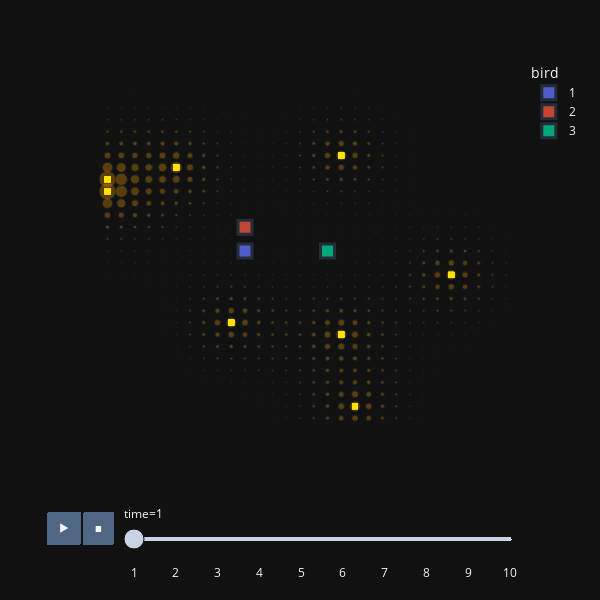

The notebook cell this image was saved under:
### Code cell
ft.animate_birds(hungry_sim, plot_rewards=True, width = 600,
                  height = 600, point_size = 10,plot_traces=True)

### Figure 1 — Plotly figure (JSON) as saved in the notebook; plotly's stock layout.template omitted (floating-point values rounded to 4 significant figures; data arrays with more than 128 entries replaced by an {"elided": "..."} marker saying what was removed)
{"data": [{"hovertemplate": "bird=1<br>time=1<br>x=%{x}<br>y=%{y}<extra></extra>", "legendgroup": "1", "marker": {"color": "#636efa", "line": {"width": 3}, "opacity": 0.8, "size": 14, "symbol": "square"}, "mode": "markers", "name": "1", "orientation": "v", "showlegend": true, "type": "scatter", "x": [11], "xaxis": "x", "y": [15], "yaxis": "y"}, {"hovertemplate": "bird=2<br>time=1<br>x=%{x}<br>y=%{y}<extra></extra>", "legendgroup": "2", "marker": {"color": "#EF553B", "line": {"width": 3}, "opacity": 0.8, "size": 14, "symbol": "square"}, "mode": "markers", "name": "2", "orientation": "v", "showlegend": true, "type": "scatter", "x": [11], "xaxis": "x", "y": [17], "yaxis": "y"}, {"hovertemplate": "bird=3<br>time=1<br>x=%{x}<br>y=%{y}<extra></extra>", "legendgroup": "3", "marker": {"color": "#00cc96", "line": {"width": 3}, "opacity": 0.8, "size": 14, "symbol": "square"}, "mode": "markers", "name": "3", "orientation": "v", "showlegend": true, "type": "scatter", "x": [17], "xaxis": "x", "y": [15], "yaxis": "y"}, {"hovertemplate": "bird=reward<br>time=1<br>x=%{x}<br>y=%{y}<extra></extra>", "legendgroup": "reward", "marker": {"color": "yellow", "symbol": "square"}, "mode": "markers", "name": "reward", "orientation": "v", "showlegend": false, "type": "scatter", "x": [1, 6, 18, 18, 19, 26, 10, 1, 1, 6, 18, 18, 19, 26, 10, 1, 1, 6, 18, 18, 19, 26, 10, 1, 1, 6, 18, 18, 19, 26, 10, 1, 1, 6, 18, 18, 19, 26, 10, 1, 1, 6, 18, 18, 19, 26, 10, 1, 1, 6, 18, 18, 19, 26, 10, 1, 1, 6, 18, 18, 19, 26, 10, 1, 1, 6, 18, 18, 19, 26, 10, 1], "xaxis": "x", "y": [20, 22, 8, 23, 2, 13, 9, 21, 20, 22, 8, 23, 2, 13, 9, 21, 20, 22, 8, 23, 2, 13, 9, 21, 20, 22, 8, 23, 2, 13, 9, 21, 20, 22, 8, 23, 2, 13, 9, 21, 20, 22, 8, 23, 2, 13, 9, 21, 20, 22, 8, 23, 2, 13, 9, 21, 20, 22, 8, 23, 2, 13, 9, 21, 20, 22, 8, 23, 2, 13, 9, 21], "yaxis": "y"}, {"hovertemplate": "bird=trace<br>time=1<br>x=%{x}<br>y=%{y}<extra></extra>", "legendgroup": "trace", "marker": {"color": "orange", "opacity": 0.3, "size": {"elided": "900 float values"}, "symbol": "circle"}, "mode": "markers", "name": "trace", "orientation": "v", "showlegend": false, "type": "scatter", "x": {"elided": "900 int values"}, "xaxis": "x", "y": {"elided": "900 int values"}, "yaxis": "y"}], "layout": {"autosize": false, "height": 600, "legend": {"title": {"text": "bird"}, "tracegroupgap": 0}, "margin": {"t": 60}, "sliders": [{"active": 0, "currentvalue": {"prefix": "time="}, "len": 0.9, "pad": {"b": 10, "t": 60}, "steps": [{"args": [["1"], {"frame": {"duration": 0, "redraw": false}, "fromcurrent": true, "mode": "immediate", "transition": {"duration": 0, "easing": "linear"}}], "label": "1", "method": "animate"}, {"args": [["2"], {"frame": {"duration": 0, "redraw": false}, "fromcurrent": true, "mode": "immediate", "transition": {"duration": 0, "easing": "linear"}}], "label": "2", "method": "animate"}, {"args": [["3"], {"frame": {"duration": 0, "redraw": false}, "fromcurrent": true, "mode": "immediate", "transition": {"duration": 0, "easing": "linear"}}], "label": "3", "method": "animate"}, {"args": [["4"], {"frame": {"duration": 0, "redraw": false}, "fromcurrent": true, "mode": "immediate", "transition": {"duration": 0, "easing": "linear"}}], "label": "4", "method": "animate"}, {"args": [["5"], {"frame": {"duration": 0, "redraw": false}, "fromcurrent": true, "mode": "immediate", "transition": {"duration": 0, "easing": "linear"}}], "label": "5", "method": "animate"}, {"args": [["6"], {"frame": {"duration": 0, "redraw": false}, "fromcurrent": true, "mode": "immediate", "transition": {"duration": 0, "easing": "linear"}}], "label": "6", "method": "animate"}, {"args": [["7"], {"frame": {"duration": 0, "redraw": false}, "fromcurrent": true, "mode": "immediate", "transition": {"duration": 0, "easing": "linear"}}], "label": "7", "method": "animate"}, {"args": [["8"], {"frame": {"duration": 0, "redraw": false}, "fromcurrent": true, "mode": "immediate", "transition": {"duration": 0, "easing": "linear"}}], "label": "8", "method": "animate"}, {"args": [["9"], {"frame": {"duration": 0, "redraw": false}, "fromcurrent": true, "mode": "immediate", "transition": {"duration": 0, "easing": "linear"}}], "label": "9", "method": "animate"}, {"args": [["10"], {"frame": {"duration": 0, "redraw": false}, "fromcurrent": true, "mode": "immediate", "transition": {"duration": 0, "easing": "linear"}}], "label": "10", "method": "animate"}], "x": 0.1, "xanchor": "left", "y": 0, "yanchor": "top"}], "updatemenus": [{"buttons": [{"args": [null, {"frame": {"duration": 500, "redraw": false}, "fromcurrent": true, "mode": "immediate", "transition": {"duration": 0, "easing": "linear"}}], "label": "&#9654;", "method": "animate"}, {"args": [[null], {"frame": {"duration": 0, "redraw": false}, "fromcurrent": true, "mode": "immediate", "transition": {"duration": 0, "easing": "linear"}}], "label": "&#9724;", "method": "animate"}], "direction": "left", "pad": {"r": 10, "t": 70}, "showactive": false, "type": "buttons", "x": 0.1, "xanchor": "right", "y": 0, "yanchor": "top"}], "width": 600, "xaxis": {"anchor": "y", "domain": [0, 1], "range": [-1, 31], "showgrid": false, "showticklabels": false, "ticks": "", "title": {"text": ""}, "zeroline": false}, "yaxis": {"anchor": "x", "domain": [0, 1], "range": [-1, 31], "showgrid": false, "showticklabels": false, "ticks": "", "title": {"text": ""}, "zeroline": false}}}
